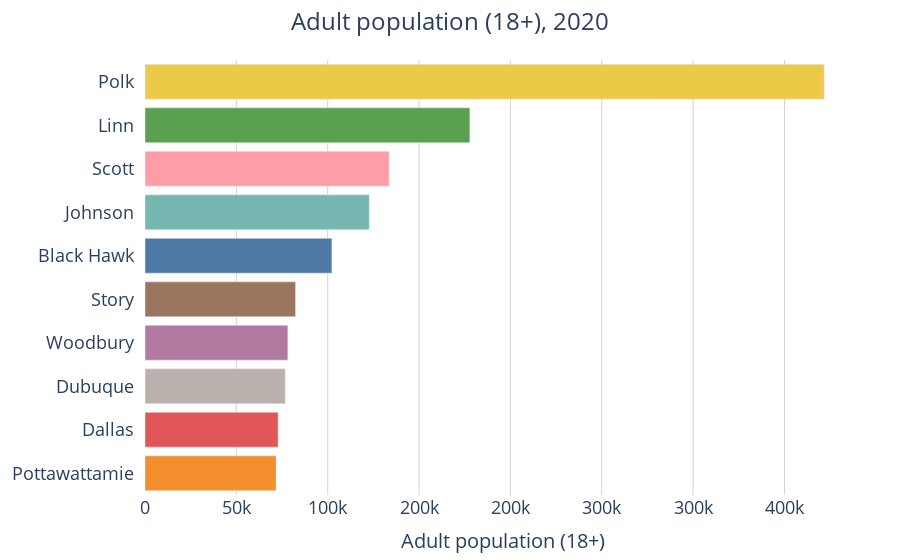

Notebook code for this chart:
### Markdown cell above
Polk County purchases much more than other counties. It purchase more than twice the liters of Linn, the next highest consuming county, more than three time the amount of liters as Linn, Scott, Johnson and Black Hawk, and more than six times that purchased by the lower half of counties.

### Code cell
fig = px.bar(
    liters_sold_and_adult_pop_df,
    x='population_over_18',
    y='county',
    orientation='h', 
    color='county', 
    color_discrete_map=county_colors,  # Apply custom colors
    labels={'population_over_18': 'Adult population (18+) ', 'county': 'County '},  
    height=600 
)

# Update layout
fig.update_layout(
    xaxis=dict(
        title="Adult population (18+)",
        tickfont=dict(size=18),
        title_font = dict(size = 20),
        showgrid = True,
        gridcolor = 'LightGrey',
        tickformat= ".0s" # No decimal places, use SI notation
    ), 
    
    yaxis=dict(
        title=None,
        tickfont=dict(size=18),
        ticksuffix = '  '#
    ),
    
    title=dict(
        text = "Adult population (18+), 2020",
        x = .5,
        xanchor = 'center'
     ),

    showlegend=False, 
    plot_bgcolor='rgba(0,0,0,0)',  # Transparent background for the plot area
    margin=dict(l=40, r=40, t=60, b=40),  # Left, Right, Top, Bottom margins
    title_font_size = 24
)

fig.show()

### Figure 1 — Plotly figure (JSON) as saved in the notebook; plotly's stock layout.template omitted (floating-point values rounded to 4 significant figures)
{"data": [{"alignmentgroup": "True", "hovertemplate": "County =%{y}<br>Adult population (18+) =%{x}<extra></extra>", "legendgroup": "Polk", "marker": {"color": "#edc948", "pattern": {"shape": ""}}, "name": "Polk", "offsetgroup": "Polk", "orientation": "h", "showlegend": true, "textposition": "auto", "type": "bar", "x": [371762], "xaxis": "x", "y": ["Polk"], "yaxis": "y"}, {"alignmentgroup": "True", "hovertemplate": "County =%{y}<br>Adult population (18+) =%{x}<extra></extra>", "legendgroup": "Linn", "marker": {"color": "#59a14f", "pattern": {"shape": ""}}, "name": "Linn", "offsetgroup": "Linn", "orientation": "h", "showlegend": true, "textposition": "auto", "type": "bar", "x": [177790], "xaxis": "x", "y": ["Linn"], "yaxis": "y"}, {"alignmentgroup": "True", "hovertemplate": "County =%{y}<br>Adult population (18+) =%{x}<extra></extra>", "legendgroup": "Scott", "marker": {"color": "#ff9da7", "pattern": {"shape": ""}}, "name": "Scott", "offsetgroup": "Scott", "orientation": "h", "showlegend": true, "textposition": "auto", "type": "bar", "x": [133621], "xaxis": "x", "y": ["Scott"], "yaxis": "y"}, {"alignmentgroup": "True", "hovertemplate": "County =%{y}<br>Adult population (18+) =%{x}<extra></extra>", "legendgroup": "Johnson", "marker": {"color": "#76b7b2", "pattern": {"shape": ""}}, "name": "Johnson", "offsetgroup": "Johnson", "orientation": "h", "showlegend": true, "textposition": "auto", "type": "bar", "x": [122741], "xaxis": "x", "y": ["Johnson"], "yaxis": "y"}, {"alignmentgroup": "True", "hovertemplate": "County =%{y}<br>Adult population (18+) =%{x}<extra></extra>", "legendgroup": "Black Hawk", "marker": {"color": "#4e79a7", "pattern": {"shape": ""}}, "name": "Black Hawk", "offsetgroup": "Black Hawk", "orientation": "h", "showlegend": true, "textposition": "auto", "type": "bar", "x": [102292], "xaxis": "x", "y": ["Black Hawk"], "yaxis": "y"}, {"alignmentgroup": "True", "hovertemplate": "County =%{y}<br>Adult population (18+) =%{x}<extra></extra>", "legendgroup": "Story", "marker": {"color": "#9c755f", "pattern": {"shape": ""}}, "name": "Story", "offsetgroup": "Story", "orientation": "h", "showlegend": true, "textposition": "auto", "type": "bar", "x": [82376], "xaxis": "x", "y": ["Story"], "yaxis": "y"}, {"alignmentgroup": "True", "hovertemplate": "County =%{y}<br>Adult population (18+) =%{x}<extra></extra>", "legendgroup": "Woodbury", "marker": {"color": "#b07aa1", "pattern": {"shape": ""}}, "name": "Woodbury", "offsetgroup": "Woodbury", "orientation": "h", "showlegend": true, "textposition": "auto", "type": "bar", "x": [78184], "xaxis": "x", "y": ["Woodbury"], "yaxis": "y"}, {"alignmentgroup": "True", "hovertemplate": "County =%{y}<br>Adult population (18+) =%{x}<extra></extra>", "legendgroup": "Dubuque", "marker": {"color": "#bab0ac", "pattern": {"shape": ""}}, "name": "Dubuque", "offsetgroup": "Dubuque", "orientation": "h", "showlegend": true, "textposition": "auto", "type": "bar", "x": [76732], "xaxis": "x", "y": ["Dubuque"], "yaxis": "y"}, {"alignmentgroup": "True", "hovertemplate": "County =%{y}<br>Adult population (18+) =%{x}<extra></extra>", "legendgroup": "Dallas", "marker": {"color": "#e15759", "pattern": {"shape": ""}}, "name": "Dallas", "offsetgroup": "Dallas", "orientation": "h", "showlegend": true, "textposition": "auto", "type": "bar", "x": [72864], "xaxis": "x", "y": ["Dallas"], "yaxis": "y"}, {"alignmentgroup": "True", "hovertemplate": "County =%{y}<br>Adult population (18+) =%{x}<extra></extra>", "legendgroup": "Pottawattamie", "marker": {"color": "#f28e2b", "pattern": {"shape": ""}}, "name": "Pottawattamie", "offsetgroup": "Pottawattamie", "orientation": "h", "showlegend": true, "textposition": "auto", "type": "bar", "x": [71748], "xaxis": "x", "y": ["Pottawattamie"], "yaxis": "y"}], "layout": {"autosize": true, "barmode": "relative", "legend": {"title": {"text": "County "}, "tracegroupgap": 0}, "margin": {"b": 40, "l": 40, "r": 40, "t": 60}, "plot_bgcolor": "rgba(0, 0, 0, 0)", "showlegend": false, "title": {"font": {"size": 24}, "text": "Adult population (18+), 2020", "x": 0.5, "xanchor": "center"}, "xaxis": {"anchor": "y", "autorange": true, "domain": [0, 1], "gridcolor": "LightGrey", "range": [0, 391300.0], "showgrid": true, "tickfont": {"size": 18}, "tickformat": ".0s", "title": {"font": {"size": 20}, "text": "Adult population (18+)"}, "type": "linear"}, "yaxis": {"anchor": "x", "autorange": true, "categoryarray": ["Pottawattamie", "Dallas", "Dubuque", "Woodbury", "Story", "Black Hawk", "Johnson", "Scott", "Linn", "Polk"], "categoryorder": "array", "domain": [0, 1], "range": [-0.5, 9.5], "tickfont": {"size": 18}, "ticksuffix": "  ", "title": {}, "type": "category"}}}
